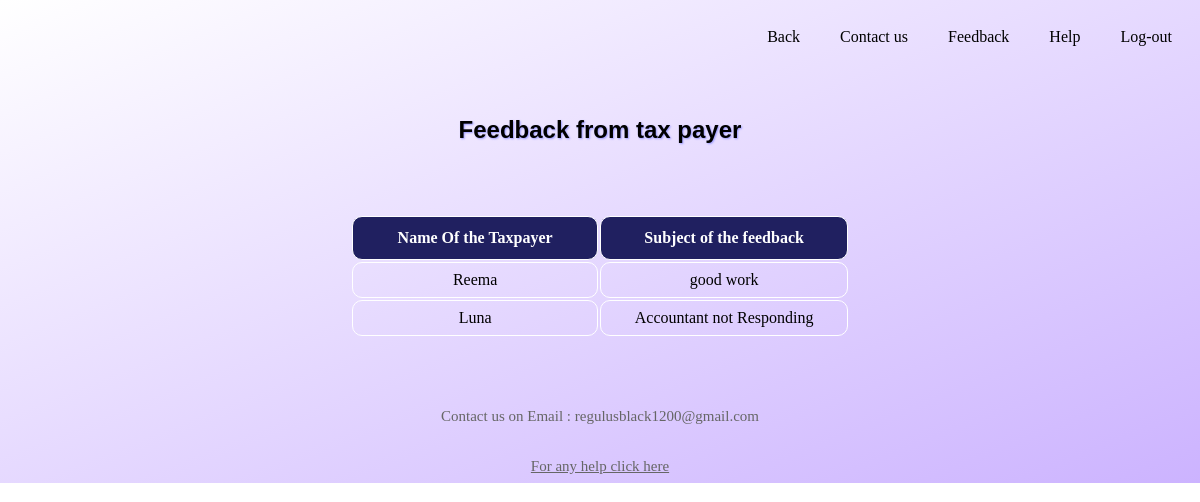
The page /feedback_to_admin_list.php (signed in) on the database its author committed.
### tables this page shows
CREATE TABLE `feedback` (
  `name` text NOT NULL,
  `subject` text NOT NULL,
  `message` text NOT NULL,
  `keyy` varchar(250) NOT NULL
);

### feedback_to_admin_list.php (the view, shortened to what this page needs)
<!DOCTYPE html>
<html>
<head>
    <link rel="stylesheet" href="style.css" />
</head>
<body>
	<div class="nav">
        <nav>
            <ul>
            	<li><a href="logout.php">Log-out</a></li>
                <li><a href="help.html">Help</a></li>
                <li><a href="feedback.php">Feedback</a></li>
                <li><a href="#">Contact us</a></li>
                <li><a href="welcome_admin_page.php">Back</a></li>
            </ul>
        </nav>
    </div>
    <h2 class="heading">Feedback from tax payer</h2>
    <?php
    require('db.php');
        $sql = "SELECT * FROM feedback";
        $result = mysqli_query($con,$sql);
        if (mysqli_num_rows($result)>0) {
            echo "<div class ='form'><table id='customers'><tr><th>Name Of the Taxpayer</th><th>Subject of the feedback</th></tr>";
            while($row = mysqli_fetch_assoc($result)) {
                echo "<tr>
                        <td>" . $row["name"]. "</td>
                        <td><a class= 'btn-link' href='http://localhost/IP%20mini%20project/feedback_from_taxpayer.php? key= ".$row['keyy']."'>" . $row["subject"]. "</a></td>
                      </tr>";
            }
            echo "</table></div>";
        } else {
            echo '<script type = "text/javascript">
                                alert("No Tax payer has given any feedback yet!")
                                window.location.replace("welcome_admin_page.php");
                              </script>';
        }
    ?>
    <footer>
        <p class="link">Contact us on Email : regulusblack1200@gmail.com</p>
        <br>
        <p class="link"><a href="#">For any help click here</a></p>
    </footer>
</body>
</html>

### style.css (style rules this page uses)
html { background-image: linear-gradient(to bottom right, rgb(255,255,255) , rgb(204, 179, 255)); background-repeat: no-repeat; background-size: contain; }
.heading { margin: 50px auto; font-family: Arial, Helvetica, sans-serif; text-shadow: 1px 1px 2px #9999ff; text-align: center; }
ul { list-style-type: none; margin: 0; padding: 0; overflow: hidden; background: transparent; }
li { float: right; position: static; }
li a { display: block; color: black; text-align: center; padding: 14px 16px; text-decoration: none; background: transparent; }
nav ul li a { padding: 20px; }
.form { margin: 50px auto; width: 500px; padding: 20px 25px; background: transparent; }
h2 { text-shadow: 2px 2px 3px #9999ff; margin-top: 50px; text-align: left; margin-left: 50px; }
.link { color: #666; font-size: 15px; text-align: center; margin-bottom: 0px; text-decoration: none; }
.link a { color: #666; }
footer { background: transparent; text-align: center; }
.btn-link { text-decoration: none; color: black; font-size: 16px; }
#customers td, #customers th { border: 1px solid white; padding: 8px; text-align: center; border-radius: 10px; }
#customers tr:nth-child(even) { background: transparent; }
#customers th { padding-top: 12px; padding-bottom: 12px; text-align: center; width: 250px; background-color: #202060; color: white; }

### rows shown on the page
feedback: name "Reema", subject "good work"
feedback: name "Luna", subject "Accountant not Responding"
